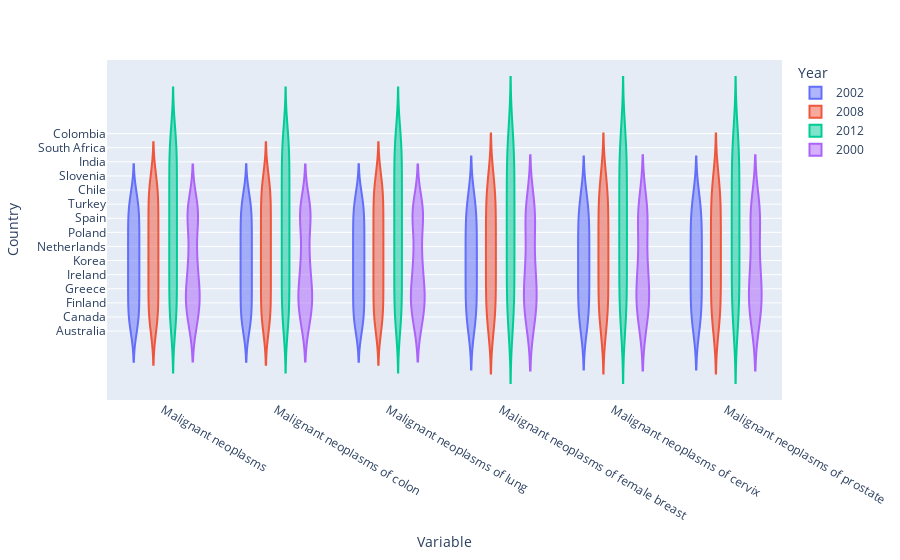

Notebook cell for this chart:
### Markdown cell above
## DATA ANALYSIS
source from: https://www.kaggle.com/kalilurrahman/oecd-cancer-data-eda-and-visualization/notebook

### Code cell
#Statistical representation of the numerical data.

import plotly.express as px
fig = px.violin(df, x='Variable', y='Country', color='Year')
fig

### Figure 1 — Plotly figure (JSON) as saved in the notebook; plotly's stock layout.template omitted (floating-point values rounded to 4 significant figures; data arrays with more than 128 entries replaced by an {"elided": "..."} marker saying what was removed)
{"data": [{"alignmentgroup": "True", "box": {"visible": false}, "hovertemplate": "Year=2002<br>Variable=%{x}<br>Country=%{y}<extra></extra>", "legendgroup": "2002", "marker": {"color": "#636efa"}, "name": "2002", "offsetgroup": "2002", "orientation": "v", "scalegroup": "True", "showlegend": true, "type": "violin", "x": {"elided": "720 str values"}, "x0": " ", "xaxis": "x", "y": {"elided": "720 str values"}, "y0": " ", "yaxis": "y"}, {"alignmentgroup": "True", "box": {"visible": false}, "hovertemplate": "Year=2008<br>Variable=%{x}<br>Country=%{y}<extra></extra>", "legendgroup": "2008", "marker": {"color": "#EF553B"}, "name": "2008", "offsetgroup": "2008", "orientation": "v", "scalegroup": "True", "showlegend": true, "type": "violin", "x": {"elided": "816 str values"}, "x0": " ", "xaxis": "x", "y": {"elided": "816 str values"}, "y0": " ", "yaxis": "y"}, {"alignmentgroup": "True", "box": {"visible": false}, "hovertemplate": "Year=2012<br>Variable=%{x}<br>Country=%{y}<extra></extra>", "legendgroup": "2012", "marker": {"color": "#00cc96"}, "name": "2012", "offsetgroup": "2012", "orientation": "v", "scalegroup": "True", "showlegend": true, "type": "violin", "x": {"elided": "1056 str values"}, "x0": " ", "xaxis": "x", "y": {"elided": "1056 str values"}, "y0": " ", "yaxis": "y"}, {"alignmentgroup": "True", "box": {"visible": false}, "hovertemplate": "Year=2000<br>Variable=%{x}<br>Country=%{y}<extra></extra>", "legendgroup": "2000", "marker": {"color": "#ab63fa"}, "name": "2000", "offsetgroup": "2000", "orientation": "v", "scalegroup": "True", "showlegend": true, "type": "violin", "x": {"elided": "384 str values"}, "x0": " ", "xaxis": "x", "y": {"elided": "384 str values"}, "y0": " ", "yaxis": "y"}], "layout": {"legend": {"title": {"text": "Year"}, "tracegroupgap": 0}, "margin": {"t": 60}, "violinmode": "group", "xaxis": {"anchor": "y", "domain": [0, 1], "title": {"text": "Variable"}}, "yaxis": {"anchor": "x", "domain": [0, 1], "title": {"text": "Country"}}}}
